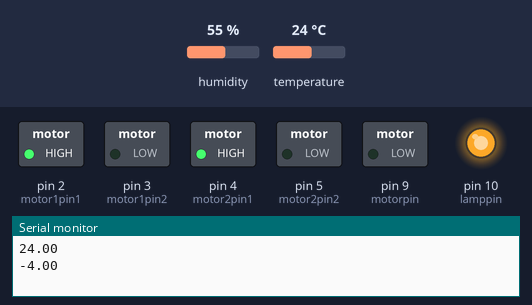
Bench run of a sketch on a simulated Arduino Uno, built with avr-gcc and run on an emulated ATmega328P. Parts: switched loads named in the sketch (green lamp = pin HIGH), output pins drawn as LEDs (lit = HIGH), the last lines printed to the serial monitor. Inputs (shaded band) come from the test bench; at power-on: temperature 24 °C, humidity 55 %.

Above: at 1.2 s.
1.3 s: temperature set to 29.4 °C
4.5 s: temperature set to 30.4 °C
At 6.1 s:
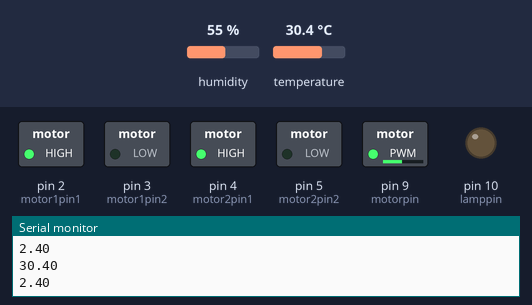
At 8.0 s:
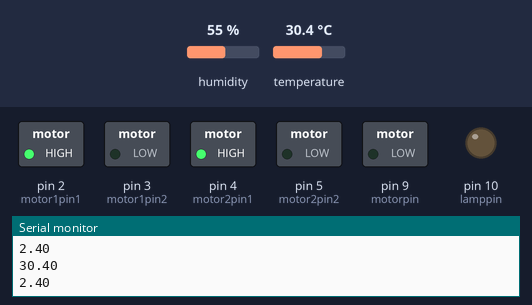
Timing chart, 0 to 9.5 s (numbered marks = the images above; inputs shaded):
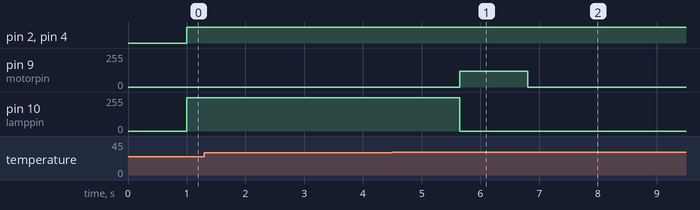

Measured:
- the behaviour switches between 30 and 30.1 °C on temperature (found by bisection; images 0 and 1)
- after the input at 4.5 s, pin 9 (motorpin): 0/255 → 120/255 after 1.1 s, → 0/255 1.2 s later; pin 10 (lamppin): 250/255 → 0/255 after 1.1 s

The sketch:

final_proj.ino
```cpp
#include "Wire.h"
#include "SHT31.h"

#include <PID_v1.h>

double Setpoint, Input, Output;
double Kp = 50, Ki = 0.1, Kd = 0;
PID myPID(&Input, &Output, &Setpoint, Kp, Ki, Kd, DIRECT);

#define SHT31_ADDRESS   0x44
int motor1pin1 = 2;
int motor1pin2 = 3;
int motor2pin1 = 4;
int motor2pin2 = 5;

int lamppin = 10;
int motorpin = 9;

uint32_t start;
uint32_t stop;

SHT31 sht;
uint32_t connectionFails = 0;

void setup()
{
  Setpoint = 28;
  //turn the PID on
  myPID.SetMode(AUTOMATIC);


  Serial.begin(9600);
  // Serial.println(__FILE__);
  // Serial.print("SHT31_LIB_VERSION: \t");
  // Serial.println(SHT31_LIB_VERSION);

  pinMode(motor1pin1, OUTPUT);
  pinMode(motor1pin2, OUTPUT);
  pinMode(motor2pin1, OUTPUT);
  pinMode(motor2pin2, OUTPUT);

  pinMode(lamppin, OUTPUT);
  pinMode(motorpin, OUTPUT);


  Wire.begin();
  sht.begin(SHT31_ADDRESS);
  Wire.setClock(100000);

  uint16_t stat = sht.readStatus();
  //Serial.print(stat, HEX);
  //Serial.println();
}

void loop()
{
  //analogWrite(9,250);
  Setpoint = Serial.readStringUntil('\n').toDouble();
  if (Setpoint == 0) {
    Setpoint = 28;
  }
  digitalWrite(motor1pin1, HIGH);
  digitalWrite(motor1pin2, LOW);

  digitalWrite(motor2pin1, HIGH);
  digitalWrite(motor2pin2, LOW);
  //Serial.print("\n");
  //Serial.print("OUtput:");
  //Serial.print(Output);
  //Serial.print("\n");

  //Serial.print(myPID.GetDirection());

  //armicher
  //myPID.SetControllerDirection(1);

  //lamp
  //myPID.SetControllerDirection(0);


  if (Input - Setpoint < -2 ) {
    myPID.SetControllerDirection(1);
    analogWrite(10, 250);
    analogWrite(9, 0);
  } if (Input - Setpoint > 2) {
    myPID.SetControllerDirection(0);
    analogWrite(10, 0);
    analogWrite(9, Output);

  }


  if ( sht.isConnected()  )


  {
    start = micros();
    sht.read();         // default = true/fast       slow = false
    stop = micros();
    //Serial.print(millis());
    //Serial.print("\t");
    //Serial.print(stop - start);
    //Serial.print("\t");
    //Serial.print(sht.getTemperature(), 1);
    Input = sht.getTemperature();
    //Serial.print("\t");
    myPID.Compute();
  }
  else
  {
    connectionFails++;
    //Serial.print(millis());
    //Serial.print("\tNot connected:\t");
    //Serial.print(connectionFails);
    // sht.reset();
  }
  Serial.println(Input);
  Serial.println(Input - Setpoint);
  delay(100);
}
```
